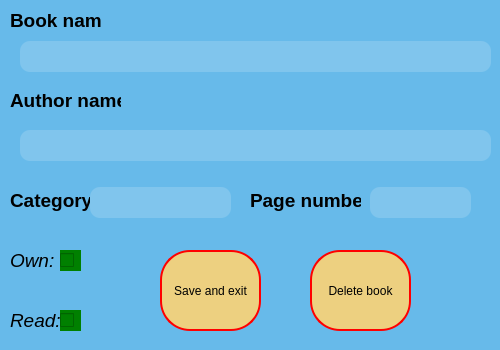
<?xml version="1.0" encoding="UTF-8"?>
<ui version="4.0">
 <class>BOOK_DETAIL</class>
 <widget class="QWidget" name="BOOK_DETAIL">
  <property name="geometry">
   <rect>
    <x>0</x>
    <y>0</y>
    <width>500</width>
    <height>350</height>
   </rect>
  </property>
  <property name="minimumSize">
   <size>
    <width>500</width>
    <height>350</height>
   </size>
  </property>
  <property name="maximumSize">
   <size>
    <width>500</width>
    <height>350</height>
   </size>
  </property>
  <property name="windowTitle">
   <string>Book detail</string>
  </property>
  <property name="styleSheet">
   <string notr="true">background:#67baea;</string>
  </property>
  <widget class="QLabel" name="label">
   <property name="geometry">
    <rect>
     <x>10</x>
     <y>10</y>
     <width>91</width>
     <height>21</height>
    </rect>
   </property>
   <property name="font">
    <font>
     <pointsize>14</pointsize>
     <weight>75</weight>
     <bold>true</bold>
    </font>
   </property>
   <property name="text">
    <string>Book name:</string>
   </property>
  </widget>
  <widget class="QLabel" name="book_name">
   <property name="geometry">
    <rect>
     <x>20</x>
     <y>41</y>
     <width>471</width>
     <height>31</height>
    </rect>
   </property>
   <property name="font">
    <font>
     <pointsize>12</pointsize>
     <italic>false</italic>
    </font>
   </property>
   <property name="styleSheet">
    <string notr="true">background:#80c5ed;
border-radius:10px;
color:white;</string>
   </property>
   <property name="text">
    <string/>
   </property>
  </widget>
  <widget class="QLabel" name="label_2">
   <property name="geometry">
    <rect>
     <x>10</x>
     <y>90</y>
     <width>111</width>
     <height>21</height>
    </rect>
   </property>
   <property name="font">
    <font>
     <pointsize>14</pointsize>
     <weight>75</weight>
     <bold>true</bold>
    </font>
   </property>
   <property name="text">
    <string>Author name:</string>
   </property>
  </widget>
  <widget class="QLabel" name="author_name">
   <property name="geometry">
    <rect>
     <x>20</x>
     <y>130</y>
     <width>471</width>
     <height>31</height>
    </rect>
   </property>
   <property name="font">
    <font>
     <pointsize>12</pointsize>
     <italic>false</italic>
    </font>
   </property>
   <property name="styleSheet">
    <string notr="true">background:#80c5ed;
border-radius:10px;
color:white;</string>
   </property>
   <property name="text">
    <string/>
   </property>
  </widget>
  <widget class="QLabel" name="label_3">
   <property name="geometry">
    <rect>
     <x>10</x>
     <y>190</y>
     <width>81</width>
     <height>21</height>
    </rect>
   </property>
   <property name="font">
    <font>
     <pointsize>14</pointsize>
     <weight>75</weight>
     <bold>true</bold>
    </font>
   </property>
   <property name="text">
    <string>Category:</string>
   </property>
  </widget>
  <widget class="QLabel" name="category">
   <property name="geometry">
    <rect>
     <x>90</x>
     <y>187</y>
     <width>141</width>
     <height>31</height>
    </rect>
   </property>
   <property name="font">
    <font>
     <pointsize>12</pointsize>
     <italic>false</italic>
    </font>
   </property>
   <property name="styleSheet">
    <string notr="true">background:#80c5ed;
border-radius:10px;
color:black;</string>
   </property>
   <property name="text">
    <string/>
   </property>
  </widget>
  <widget class="QLabel" name="label_4">
   <property name="geometry">
    <rect>
     <x>250</x>
     <y>190</y>
     <width>111</width>
     <height>21</height>
    </rect>
   </property>
   <property name="font">
    <font>
     <pointsize>14</pointsize>
     <weight>75</weight>
     <bold>true</bold>
    </font>
   </property>
   <property name="text">
    <string>Page number:</string>
   </property>
  </widget>
  <widget class="QLabel" name="page_number">
   <property name="geometry">
    <rect>
     <x>370</x>
     <y>187</y>
     <width>101</width>
     <height>31</height>
    </rect>
   </property>
   <property name="font">
    <font>
     <pointsize>12</pointsize>
     <italic>false</italic>
    </font>
   </property>
   <property name="styleSheet">
    <string notr="true">background:#80c5ed;
border-radius:10px;
color:black;</string>
   </property>
   <property name="text">
    <string/>
   </property>
  </widget>
  <widget class="QLabel" name="label_5">
   <property name="geometry">
    <rect>
     <x>10</x>
     <y>250</y>
     <width>51</width>
     <height>21</height>
    </rect>
   </property>
   <property name="font">
    <font>
     <pointsize>14</pointsize>
     <weight>50</weight>
     <italic>true</italic>
     <bold>false</bold>
    </font>
   </property>
   <property name="text">
    <string>Own:</string>
   </property>
  </widget>
  <widget class="QLabel" name="label_6">
   <property name="geometry">
    <rect>
     <x>10</x>
     <y>310</y>
     <width>51</width>
     <height>21</height>
    </rect>
   </property>
   <property name="font">
    <font>
     <pointsize>14</pointsize>
     <weight>50</weight>
     <italic>true</italic>
     <bold>false</bold>
    </font>
   </property>
   <property name="text">
    <string>Read:</string>
   </property>
  </widget>
  <widget class="QCheckBox" name="own">
   <property name="geometry">
    <rect>
     <x>60</x>
     <y>250</y>
     <width>21</width>
     <height>21</height>
    </rect>
   </property>
   <property name="styleSheet">
    <string notr="true">background:green;</string>
   </property>
   <property name="text">
    <string/>
   </property>
  </widget>
  <widget class="QCheckBox" name="read">
   <property name="geometry">
    <rect>
     <x>60</x>
     <y>310</y>
     <width>21</width>
     <height>21</height>
    </rect>
   </property>
   <property name="styleSheet">
    <string notr="true">background:green;</string>
   </property>
   <property name="text">
    <string/>
   </property>
  </widget>
  <widget class="QPushButton" name="save_but">
   <property name="geometry">
    <rect>
     <x>160</x>
     <y>250</y>
     <width>101</width>
     <height>81</height>
    </rect>
   </property>
   <property name="styleSheet">
    <string notr="true">background:#edd080;
border-radius:30px;
border:2px solid red;</string>
   </property>
   <property name="text">
    <string>Save and exit</string>
   </property>
  </widget>
  <widget class="QPushButton" name="delete_but">
   <property name="geometry">
    <rect>
     <x>310</x>
     <y>250</y>
     <width>101</width>
     <height>81</height>
    </rect>
   </property>
   <property name="styleSheet">
    <string notr="true">background:#edd080;
border-radius:30px;
border:2px solid red;</string>
   </property>
   <property name="text">
    <string>Delete book</string>
   </property>
  </widget>
 </widget>
 <resources/>
 <connections/>
</ui>
